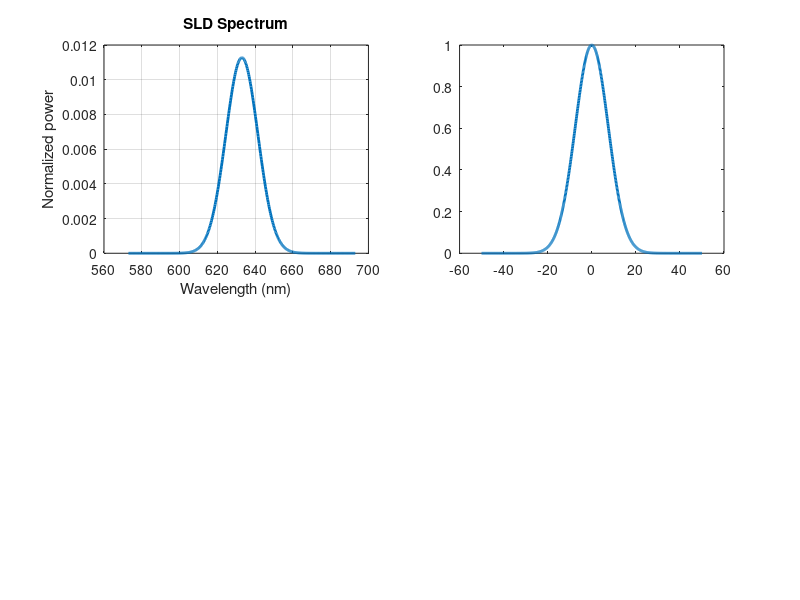

The MATLAB script that drew this image: (Note: this script raises an error after producing the figure.)

clc; clear; close all;

%% 1. SLD PARAMETERS
lambda0 = 633e-9;       % Central wavelength (m)
FWHM = 20e-9;           % Spectral bandwidth (m)

Nlambda = 501;
lambda = linspace(lambda0-3*FWHM, ...
                  lambda0+3*FWHM, Nlambda);

% Gaussian spectral power density
S = exp(-4*log(2)*((lambda-lambda0)/FWHM).^2);
S = S / sum(S);

%% 2. TEMPORAL COHERENCE FUNCTION
OPD = linspace(-50e-6,50e-6,1001);

gamma = zeros(size(OPD));

for k = 1:length(OPD)
    gamma(k) = sum(S .* exp(1i*2*pi*OPD(k)./lambda));
end

gamma = gamma / sum(S);

% Approximate 1/e coherence length for Gaussian spectrum
Lc = 2*sqrt(log(2))/pi * lambda0^2/FWHM;

%% 3. INTERFERENCE SIMULATION
Nx = 2000;
x = linspace(-1e-3,1e-3,Nx);

theta = 0.5*pi/180;
Aobj = 0.8;
Aref = 1;

OPD0 = [0, 20e-6];

I_SLD = zeros(2,Nx);

for q = 1:2

    opd_map = OPD0(q) + x*sin(theta);

    for k = 1:Nlambda

        phase = 2*pi*opd_map/lambda(k);

        Uref = Aref;
        Uobj = Aobj .* exp(1i*phase);

        % Incoherent spectral intensity integration
        I_SLD(q,:) = I_SLD(q,:) + ...
            S(k)*abs(Uref + Uobj).^2;
    end
end

% Monochromatic laser comparison
I_Laser = zeros(2,Nx);

for q = 1:2
    opd_map = OPD0(q) + x*sin(theta);

    I_Laser(q,:) = abs(Aref + ...
        Aobj*exp(1i*2*pi*opd_map/lambda0)).^2;
end

%% 4. PLOT RESULTS
figure('Color','w','Position',[100 100 1200 800]);

subplot(2,2,1);
plot(lambda*1e9,S,'LineWidth',2);
xlabel('Wavelength (nm)');
ylabel('Normalized power');
title('SLD Spectrum');
grid on;

subplot(2,2,2);
plot(OPD*1e6,abs(gamma),'LineWidth',2);
hold on;
xline(Lc*1e6,'--r','1/e coherence length');
xlabel('OPD (\mum)');
ylabel('|\gamma(OPD)|');
title('Temporal Coherence Function');
grid on;

subplot(2,2,3);
plot(x*1e3,I_Laser(1,:),'--','LineWidth',1.5);
hold on;
plot(x*1e3,I_SLD(1,:),'LineWidth',1.5);
xlabel('Position (mm)');
ylabel('Intensity');
title('OPD = 0 \mum');
legend('Monochromatic laser','SLD');
grid on;

subplot(2,2,4);
plot(x*1e3,I_Laser(2,:),'--','LineWidth',1.5);
hold on;
plot(x*1e3,I_SLD(2,:),'LineWidth',1.5);
xlabel('Position (mm)');
ylabel('Intensity');
title('OPD = 20 \mum');
legend('Monochromatic laser','SLD');
grid on;

sgtitle('Low Temporal Coherence Validation');

fprintf('Approximate 1/e coherence length: %.2f um\n',Lc*1e6);
fprintf('Coherence at OPD = 20 um: %.4f\n', ...
    abs(sum(S.*exp(1i*2*pi*20e-6./lambda))/sum(S)));
% 
